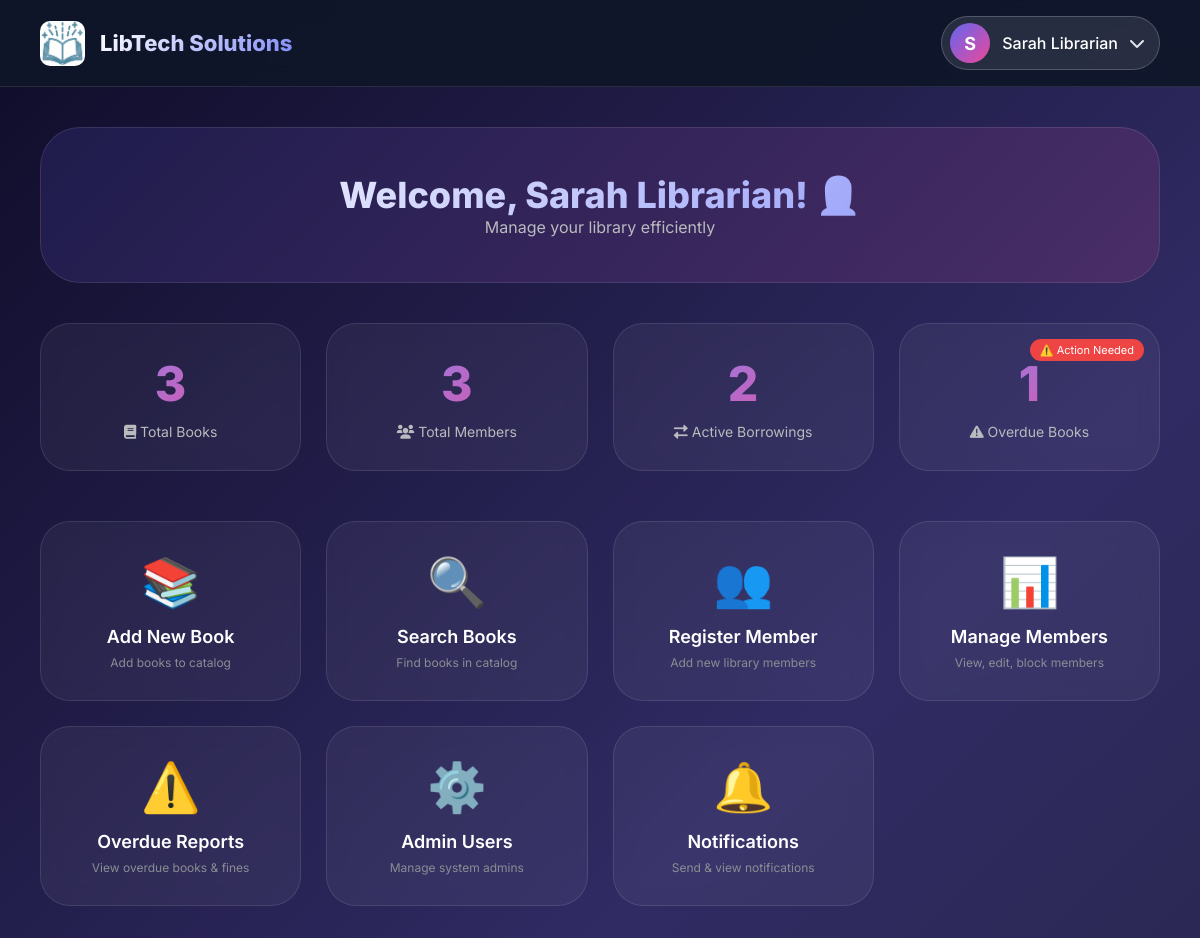
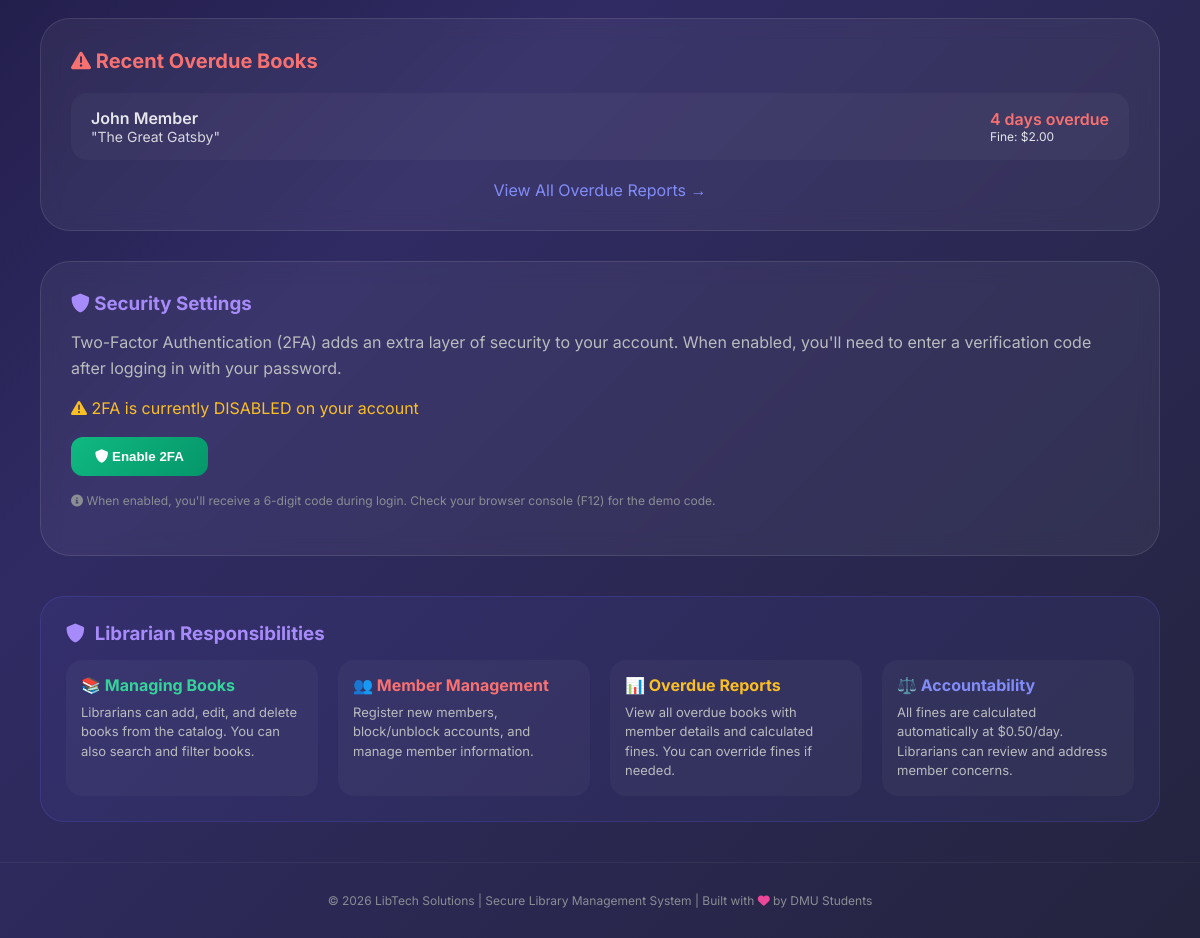
The page /librarian-dashboard.php (signed in) on the database its author committed (2 pictures, top to bottom).
### tables this page shows
CREATE TABLE `member` (
  `member_id`              int(11)       NOT NULL AUTO_INCREMENT,
  `admin_id`               int(11)       DEFAULT NULL,
  `full_name`              varchar(100)  NOT NULL,
  `email`                  varchar(100)  NOT NULL,
  `phone`                  varchar(20)   NOT NULL,
  `membership_date`        date          DEFAULT curdate(),
  `is_blocked`             tinyint(1)   DEFAULT 0,
  `member_is_blocked`      tinyint(1)   NOT NULL DEFAULT 0,
  `books_borrowed_current` int(11)      NOT NULL DEFAULT 0,
  `total_overdue_count`    int(11)      NOT NULL DEFAULT 0,
  `created_at`             datetime     DEFAULT current_timestamp(),
  PRIMARY KEY (`member_id`),
  UNIQUE KEY `email` (`email`),
  UNIQUE KEY `admin_id` (`admin_id`),
  KEY `idx_blocked` (`member_is_blocked`),
  KEY `idx_membership_date` (`membership_date`)
);

CREATE TABLE `transaction` (
  `transaction_id` int(11)        NOT NULL AUTO_INCREMENT,
  `member_id`      int(11)        NOT NULL,
  `book_id`        int(11)        NOT NULL,
  `borrow_date`    date           NOT NULL,
  `due_date`       date           NOT NULL,
  `return_date`    date           DEFAULT NULL,
  `fine_amount`    decimal(10,2)  DEFAULT 0.00,
  `fine_paid`      tinyint(1)     DEFAULT 0,
  `status`         varchar(20)    DEFAULT 'Borrowed',
  PRIMARY KEY (`transaction_id`),
  KEY `member_id` (`member_id`),
  KEY `book_id` (`book_id`)
);

CREATE TABLE `book` (
  `book_id`          int(11)       NOT NULL AUTO_INCREMENT,
  `title`            varchar(200)  NOT NULL,
  `author`           varchar(100)  NOT NULL,
  `isbn`             varchar(13)   DEFAULT NULL,
  `genre`            varchar(50)   DEFAULT NULL,
  `total_copies`     int(11)       DEFAULT 1,
  `available_copies` int(11)       DEFAULT 1,
  `added_date`       date          DEFAULT curdate(),
  PRIMARY KEY (`book_id`),
  UNIQUE KEY `isbn` (`isbn`)
);

### includes/2fa.php (called while the page is built, shortened)
<?php
function is2FAEnabled($conn, $user_id) {
    $stmt = $conn->prepare("SELECT two_factor_enabled FROM admin WHERE User_id = ?");
    $stmt->bind_param("i", $user_id);
    $stmt->execute();
    $result = $stmt->get_result();
    $row = $result->fetch_assoc();
    return $row && $row['two_factor_enabled'] == 1;
}
?>

### librarian-dashboard.php (the view, shortened to what this page needs)
<?php
require_once 'config.php';
require_once 'includes/2fa.php';
$admin_id = $_SESSION['admin_id'];
$admin_email = $_SESSION['admin_email'];
$stmt = $conn->prepare("SELECT * FROM member WHERE admin_id = ?");
$stmt->bind_param("i", $admin_id);
$stmt->execute();
$member = $stmt->get_result()->fetch_assoc();
if($member && !empty($member['full_name'])) {
    $name = $member['full_name'];
} else {
    $email_parts = explode('@', $admin_email);
    $name = ucfirst($email_parts[0]) . ' (Librarian)';
}
$total_books = $conn->query("SELECT COUNT(*) as count FROM book")->fetch_assoc()['count'];
$total_members = $conn->query("SELECT COUNT(*) as count FROM member")->fetch_assoc()['count'];
$active_borrowings = $conn->query("SELECT COUNT(*) as count FROM transaction WHERE return_date IS NULL")->fetch_assoc()['count'];
$overdue_count = $conn->query("SELECT COUNT(*) as count FROM transaction WHERE return_date IS NULL AND due_date < CURDATE()")->fetch_assoc()['count'];
$overdue_stmt = $conn->prepare("SELECT t.*, m.full_name as member_name, b.title as book_title
                              FROM transaction t
                              JOIN member m ON t.member_id = m.member_id
                              JOIN book b ON t.book_id = b.book_id
                              WHERE t.return_date IS NULL AND t.due_date < CURDATE()
                              LIMIT 5");
$overdue_stmt->execute();
$overdue_preview = $overdue_stmt->get_result();
$is_2fa_enabled = is2FAEnabled($conn, $admin_id);
?>
<!DOCTYPE html>
<html lang="en">
<head>
    <link rel="stylesheet" href="https://cdnjs.cloudflare.com/ajax/libs/font-awesome/6.0.0/css/all.min.css">
</head>
<body>
    <div class="navbar">
        <div class="logo">
            <img src="logo.jpg" alt="Logo" class="logo-img" onerror="this.style.display='none'">
            <span class="logo-text">LibTech Solutions</span>
        </div>
        <div class="profile-dropdown">
            <div class="profile-btn">
                <div class="avatar"><?php echo strtoupper(substr($name, 0, 1)); ?></div>
                <span class="profile-name"><?php echo htmlspecialchars($name); ?></span>
                <i class="fas fa-chevron-down"></i>
            </div>
        </div>
    </div>
    <div class="container">
        <div class="welcome-section">
            <h1>Welcome, <?php echo htmlspecialchars($name); ?>! 👩‍💼</h1>
            <p>Manage your library efficiently</p>
        </div>
        <div class="stats-grid">
            <div class="stat-card"><div class="stat-number"><?php echo $total_books; ?></div><div class="stat-label"><i class="fas fa-book"></i> Total Books</div></div>
            <div class="stat-card"><div class="stat-number"><?php echo $total_members; ?></div><div class="stat-label"><i class="fas fa-users"></i> Total Members</div></div>
            <div class="stat-card"><div class="stat-number"><?php echo $active_borrowings; ?></div><div class="stat-label"><i class="fas fa-exchange-alt"></i> Active Borrowings</div></div>
            <div class="stat-card"><div class="stat-number"><?php echo $overdue_count; ?></div><div class="stat-label"><i class="fas fa-exclamation-triangle"></i> Overdue Books</div>
            <?php if($overdue_count > 0): ?><div class="warning-badge">⚠️ Action Needed</div><?php endif; ?>
            </div>
        </div>
        <div class="menu-grid">
            <a href="Books/add-book.php" class="menu-card"><div class="menu-icon">📚</div><h3>Add New Book</h3><p>Add books to catalog</p></a>
            <a href="Books/search-books.php" class="menu-card"><div class="menu-icon">🔍</div><h3>Search Books</h3><p>Find books in catalog</p></a>
            <a href="Member/member-registration.php" class="menu-card"><div class="menu-icon">👥</div><h3>Register Member</h3><p>Add new library members</p></a>
            <a href="Member/member-management.php" class="menu-card"><div class="menu-icon">📊</div><h3>Manage Members</h3><p>View, edit, block members</p></a>
            <a href="overdue-reports.php" class="menu-card"><div class="menu-icon">⚠️</div><h3>Overdue Reports</h3><p>View overdue books & fines</p></a>
            <a href="admin-management.php" class="menu-card"><div class="menu-icon">⚙️</div><h3>Admin Users</h3><p>Manage system admins</p></a>
            <a href="Notification/notifications.php" class="menu-card"><div class="menu-icon">🔔</div><h3>Notifications</h3><p>Send & view notifications</p></a>
        </div>
        <div class="overdue-section">
            <h3><i class="fas fa-exclamation-triangle"></i> Recent Overdue Books</h3>
            <div class="overdue-list">
                <?php if($overdue_preview && $overdue_preview->num_rows > 0): ?>
                    <?php while($overdue = $overdue_preview->fetch_assoc()):
                        $days = (strtotime(date('Y-m-d')) - strtotime($overdue['due_date'])) / (60 * 60 * 24);
                    ?>
                    <div class="overdue-item">
                        <div>
                            <div class="overdue-member"><?php echo htmlspecialchars($overdue['member_name']); ?></div>
                            <div class="overdue-book">"<?php echo htmlspecialchars($overdue['book_title']); ?>"</div>
                        </div>
                        <div>
                            <div class="overdue-days"><?php echo round($days); ?> days overdue</div>
                            <div style="font-size: 12px;">Fine: $<?php echo number_format($days * 0.50, 2); ?></div>
                        </div>
                    </div>
                    <?php endwhile; ?>
                <?php else: ?>
                    <p style="text-align:center; padding:20px;">✅ No overdue books! Great job members!</p>
                <?php endif; ?>
            </div>
            <div class="view-all">
                <a href="overdue-reports.php">View All Overdue Reports →</a>
            </div>
        </div>
        <div class="settings-card">
            <h3><i class="fas fa-shield-alt"></i> Security Settings</h3>
            <p>Two-Factor Authentication (2FA) adds an extra layer of security to your account. When enabled, you'll need to enter a verification code after logging in with your password.</p>
            <?php if($is_2fa_enabled): ?>
                <p style="color: #34d399; margin-bottom: 15px;">
                    <i class="fas fa-check-circle"></i> 2FA is currently ENABLED on your account
                </p>
                <form method="POST">
                    <button type="submit" name="disable_2fa" class="btn-2fa-disable" onclick="return confirm('Are you sure you want to disable Two-Factor Authentication? This will make your account less secure.')">
                        <i class="fas fa-lock-open"></i> Disable 2FA
                    </button>
                </form>
            <?php else: ?>
                <p style="color: #fbbf24; margin-bottom: 15px;">
                    <i class="fas fa-exclamation-triangle"></i> 2FA is currently DISABLED on your account
                </p>
                <form method="POST">
                    <button type="submit" name="enable_2fa" class="btn-2fa-enable">
                        <i class="fas fa-shield-alt"></i> Enable 2FA
                    </button>
                </form>
            <?php endif; ?>
            <p style="font-size: 12px; color: #8b8d94; margin-top: 15px;">
                <i class="fas fa-info-circle"></i> When enabled, you'll receive a 6-digit code during login. Check your browser console (F12) for the demo code.
            </p>
        </div>
        <div class="help-section">
            <h3><i class="fas fa-shield-alt"></i> Librarian Responsibilities</h3>
            <div class="help-grid">
                <div class="help-card">
                    <strong style="color: #34d399;">📚 Managing Books</strong>
                    <p>Librarians can add, edit, and delete books from the catalog. You can also search and filter books.</p>
                </div>
                <div class="help-card">
                    <strong style="color: #f87171;">👥 Member Management</strong>
                    <p>Register new members, block/unblock accounts, and manage member information.</p>
                </div>
                <div class="help-card">
                    <strong style="color: #fbbf24;">📊 Overdue Reports</strong>
                    <p>View all overdue books with member details and calculated fines. You can override fines if needed.</p>
                </div>
                <div class="help-card">
                    <strong style="color: #818cf8;">⚖️ Accountability</strong>
                    <p>All fines are calculated automatically at $0.50/day. Librarians can review and address member concerns.</p>
                </div>
            </div>
        </div>
    </div>
    <div class="footer">
        <p>© 2026 LibTech Solutions | Secure Library Management System | Built with <i class="fas fa-heart" style="color:#ec4899;"></i> by DMU Students</p>
    </div>
</body>
</html>

### rows shown on the page
member: full_name "S", full_name "Sarah Librarian"
transaction: member.full_name "John Member", book.title "The Great Gatsby", due_date "4", $days*0.50 "2.00"

### other values the page prints
$total_books "3"
$total_members "3"
$active_borrowings "2"
$overdue_count "1"
